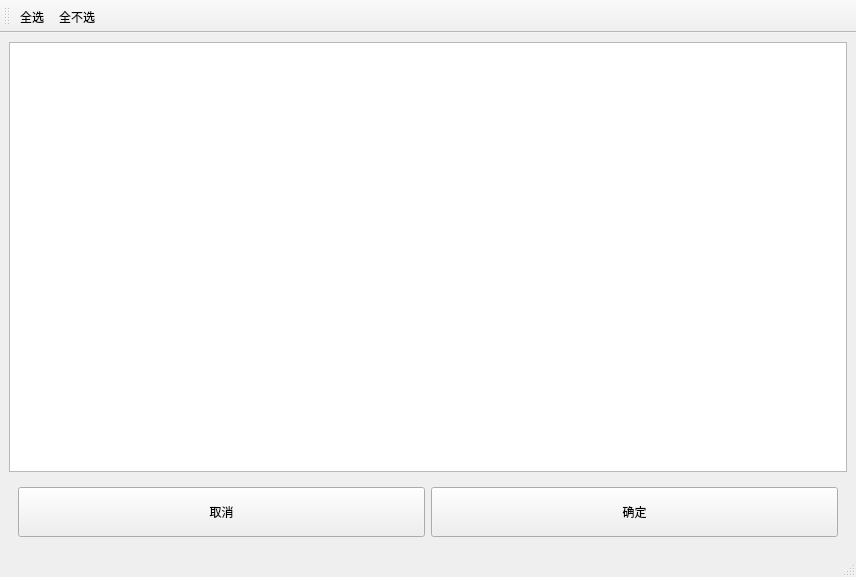
<?xml version="1.0" encoding="UTF-8"?>
<ui version="4.0">
 <class>SelectiveWindow</class>
 <widget class="QMainWindow" name="SelectiveWindow">
  <property name="geometry">
   <rect>
    <x>0</x>
    <y>0</y>
    <width>856</width>
    <height>577</height>
   </rect>
  </property>
  <property name="windowTitle">
   <string>选择要生成的文件</string>
  </property>
  <widget class="QWidget" name="centralwidget">
   <layout class="QGridLayout" name="gridLayout">
    <item row="0" column="0">
     <widget class="QTableView" name="tableView">
      <attribute name="horizontalHeaderHighlightSections">
       <bool>false</bool>
      </attribute>
      <attribute name="horizontalHeaderStretchLastSection">
       <bool>true</bool>
      </attribute>
     </widget>
    </item>
    <item row="1" column="0">
     <widget class="QWidget" name="widget" native="true">
      <layout class="QHBoxLayout" name="horizontalLayout">
       <item>
        <widget class="QPushButton" name="btn_cancel">
         <property name="minimumSize">
          <size>
           <width>0</width>
           <height>50</height>
          </size>
         </property>
         <property name="text">
          <string>取消</string>
         </property>
        </widget>
       </item>
       <item>
        <widget class="QPushButton" name="btn_ensure">
         <property name="minimumSize">
          <size>
           <width>0</width>
           <height>50</height>
          </size>
         </property>
         <property name="text">
          <string>确定</string>
         </property>
        </widget>
       </item>
      </layout>
     </widget>
    </item>
   </layout>
  </widget>
  <widget class="QStatusBar" name="statusbar"/>
  <widget class="QToolBar" name="toolBar">
   <property name="windowTitle">
    <string>toolBar</string>
   </property>
   <attribute name="toolBarArea">
    <enum>TopToolBarArea</enum>
   </attribute>
   <attribute name="toolBarBreak">
    <bool>false</bool>
   </attribute>
   <addaction name="action_select_all"/>
   <addaction name="action_select_unall"/>
  </widget>
  <action name="action_select_all">
   <property name="text">
    <string>全选</string>
   </property>
   <property name="menuRole">
    <enum>QAction::MenuRole::NoRole</enum>
   </property>
  </action>
  <action name="action_select_unall">
   <property name="text">
    <string>全不选</string>
   </property>
   <property name="menuRole">
    <enum>QAction::MenuRole::NoRole</enum>
   </property>
  </action>
 </widget>
 <resources/>
 <connections/>
</ui>
